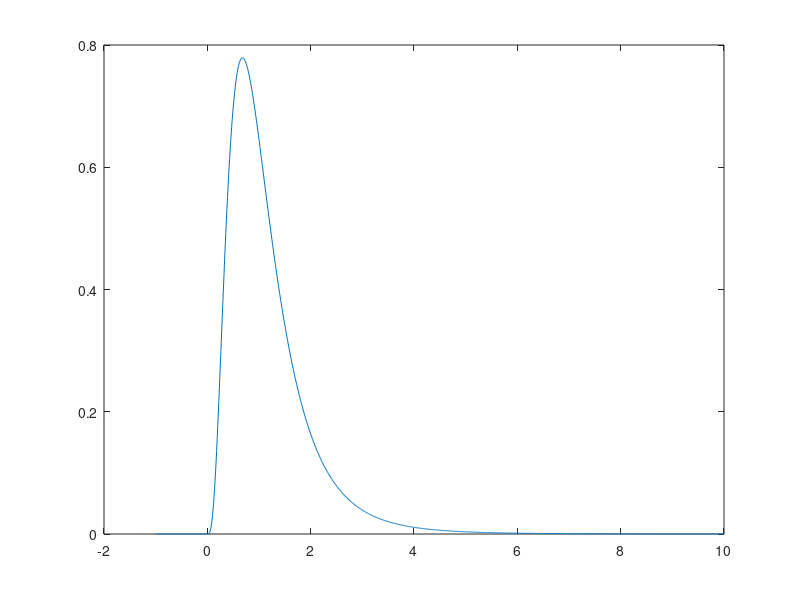

MATLAB code to generate this figure:
load samples.mat

alpha = .05;
n = 10;

m = size(y,1);
q = var(x) / var(y);
p = 2*min( fcdf(q,n-1,m-1), 1 - fcdf(q,n-1,m-1) );

% ici, p environ égal à 0.75 > alpha = 0.05
% l'hypothèse H0 est donc possible

t = -1:0.01:10;
plot(t, fpdf(t, n-1, m-1));
% pic pour x = 0.66 et y 0.78
% on retrouve p = .75 pour x = 0.57 et 0.81